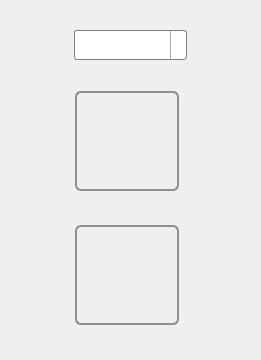
      <widget class="QWidget" name="page_4">
       <property name="geometry">
        <rect>
         <x>0</x>
         <y>0</y>
         <width>261</width>
         <height>360</height>
        </rect>
       </property>
       <attribute name="label">
        <string>Off Loader Movement</string>
       </attribute>
       <layout class="QVBoxLayout" name="verticalLayout">
        <item>
         <spacer name="verticalSpacer_3">
          <property name="orientation">
           <enum>Qt::Vertical</enum>
          </property>
          <property name="sizeHint" stdset="0">
           <size>
            <width>20</width>
            <height>31</height>
           </size>
          </property>
         </spacer>
        </item>
        <item alignment="Qt::AlignHCenter">
         <widget class="QComboBox" name="offcomboBox">
          <property name="minimumSize">
           <size>
            <width>113</width>
            <height>30</height>
           </size>
          </property>
          <property name="maximumSize">
           <size>
            <width>150</width>
            <height>30</height>
           </size>
          </property>
          <property name="styleSheet">
           <string notr="true"> QComboBox {
	color: rgb(0, 0, 0);
     border: 1px solid gray;
     border-radius: 3px;
     padding: 1px 18px 1px 3px;
     min-width: 6em;
 }

 QComboBox:editable {
     background: white;
 }

 QComboBox:!editable, QComboBox::drop-down:editable {
      background: qlineargradient(x1: 0, y1: 0, x2: 0, y2: 1,
                                  stop: 0 #E1E1E1, stop: 0.4 #DDDDDD,
                                  stop: 0.5 #D8D8D8, stop: 1.0 #D3D3D3);
 }

 /* QComboBox gets the &quot;on&quot; state when the popup is open */
 QComboBox:!editable:on, QComboBox::drop-down:editable:on {
     background: qlineargradient(x1: 0, y1: 0, x2: 0, y2: 1,
                                 stop: 0 #D3D3D3, stop: 0.4 #D8D8D8,
                                 stop: 0.5 #DDDDDD, stop: 1.0 #E1E1E1);
 }

 QComboBox:on { /* shift the text when the popup opens */
     padding-top: 3px;
     padding-left: 4px;
 }

 QComboBox::drop-down {
     subcontrol-origin: padding;
     subcontrol-position: top right;
     width: 15px;

     border-left-width: 1px;
     border-left-color: darkgray;
     border-left-style: solid; /* just a single line */
     border-top-right-radius: 3px; /* same radius as the QComboBox */
     border-bottom-right-radius: 3px;
 }

 QComboBox::down-arrow {
     image: url(/usr/share/icons/crystalsvg/16x16/actions/1downarrow.png);
 }

 QComboBox::down-arrow:on { /* shift the arrow when popup is open */
     top: 1px;
     left: 1px;
 }</string>
          </property>
         </widget>
        </item>
        <item>
         <spacer name="verticalSpacer">
          <property name="orientation">
           <enum>Qt::Vertical</enum>
          </property>
          <property name="sizeHint" stdset="0">
           <size>
            <width>20</width>
            <height>38</height>
           </size>
          </property>
         </spacer>
        </item>
        <item>
         <layout class="QGridLayout" name="gridLayout_2">
          <item row="0" column="0">
           <spacer name="horizontalSpacer">
            <property name="orientation">
             <enum>Qt::Horizontal</enum>
            </property>
            <property name="sizeHint" stdset="0">
             <size>
              <width>78</width>
              <height>20</height>
             </size>
            </property>
           </spacer>
          </item>
          <item row="0" column="1" alignment="Qt::AlignHCenter">
           <widget class="QPushButton" name="off_up_Button">
            <property name="sizePolicy">
             <sizepolicy hsizetype="Fixed" vsizetype="Fixed">
              <horstretch>0</horstretch>
              <verstretch>0</verstretch>
             </sizepolicy>
            </property>
            <property name="minimumSize">
             <size>
              <width>104</width>
              <height>100</height>
             </size>
            </property>
            <property name="maximumSize">
             <size>
              <width>100</width>
              <height>100</height>
             </size>
            </property>
            <property name="styleSheet">
             <string notr="true"> QPushButton {
	background-image: url(:/icons/1-Arrows-Up-4-icon-001.jpg);

     border: 2px solid #8f8f91;
     border-radius: 6px;
     background-color: qlineargradient(x1: 0, y1: 0, x2: 0, y2: 1,
                                       stop: 0 #f6f7fa, stop: 1 #dadbde);
     min-width: 100px;
 }

 QPushButton:pressed {
     background-color: qlineargradient(x1: 0, y1: 0, x2: 0, y2: 1,
                                       stop: 0 #dadbde, stop: 1 #f6f7fa);
 }

 QPushButton:flat {
     border: none; /* no border for a flat push button */
 }

 QPushButton:default {
     border-color: navy; /* make the default button prominent */
 }</string>
            </property>
            <property name="text">
             <string/>
            </property>
            <property name="iconSize">
             <size>
              <width>65</width>
              <height>65</height>
             </size>
            </property>
           </widget>
          </item>
          <item row="0" column="2">
           <spacer name="horizontalSpacer_2">
            <property name="orientation">
             <enum>Qt::Horizontal</enum>
            </property>
            <property name="sizeHint" stdset="0">
             <size>
              <width>84</width>
              <height>20</height>
             </size>
            </property>
           </spacer>
          </item>
          <item row="1" column="1">
           <spacer name="verticalSpacer_5">
            <property name="orientation">
             <enum>Qt::Vertical</enum>
            </property>
            <property name="sizeHint" stdset="0">
             <size>
              <width>20</width>
              <height>40</height>
             </size>
            </property>
           </spacer>
          </item>
          <item row="2" column="0">
           <spacer name="horizontalSpacer_3">
            <property name="orientation">
             <enum>Qt::Horizontal</enum>
            </property>
            <property name="sizeHint" stdset="0">
             <size>
              <width>78</width>
              <height>20</height>
             </size>
            </property>
           </spacer>
          </item>
          <item row="2" column="1" alignment="Qt::AlignHCenter">
           <widget class="QPushButton" name="off_down_Button">
            <property name="sizePolicy">
             <sizepolicy hsizetype="Fixed" vsizetype="Fixed">
              <horstretch>0</horstretch>
              <verstretch>0</verstretch>
             </sizepolicy>
            </property>
            <property name="minimumSize">
             <size>
              <width>104</width>
              <height>100</height>
             </size>
            </property>
            <property name="maximumSize">
             <size>
              <width>100</width>
              <height>100</height>
             </size>
            </property>
            <property name="styleSheet">
             <string notr="true"> QPushButton {
	background-image: url(:/icons/1-Arrows-Down-4-icon-001.jpg);
	border-image: url(:/icons/down.png);
     border: 2px solid #8f8f91;
     border-radius: 6px;
     background-color: qlineargradient(x1: 0, y1: 0, x2: 0, y2: 1,
                                       stop: 0 #f6f7fa, stop: 1 #dadbde);
     min-width: 100px;
 }

 QPushButton:pressed {
     background-color: qlineargradient(x1: 0, y1: 0, x2: 0, y2: 1,
                                       stop: 0 #dadbde, stop: 1 #f6f7fa);
 }

 QPushButton:flat {
     border: none; /* no border for a flat push button */
 }

 QPushButton:default {
     border-color: navy; /* make the default button prominent */
 }</string>
            </property>
            <property name="text">
             <string/>
            </property>
            <property name="iconSize">
             <size>
              <width>65</width>
              <height>65</height>
             </size>
            </property>
           </widget>
          </item>
          <item row="2" column="2">
           <spacer name="horizontalSpacer_4">
            <property name="orientation">
             <enum>Qt::Horizontal</enum>
            </property>
            <property name="sizeHint" stdset="0">
             <size>
              <width>78</width>
              <height>20</height>
             </size>
            </property>
           </spacer>
          </item>
         </layout>
        </item>
        <item>
         <spacer name="verticalSpacer_4">
          <property name="orientation">
           <enum>Qt::Vertical</enum>
          </property>
          <property name="sizeHint" stdset="0">
           <size>
            <width>20</width>
            <height>36</height>
           </size>
          </property>
         </spacer>
        </item>
       </layout>
      </widget>
